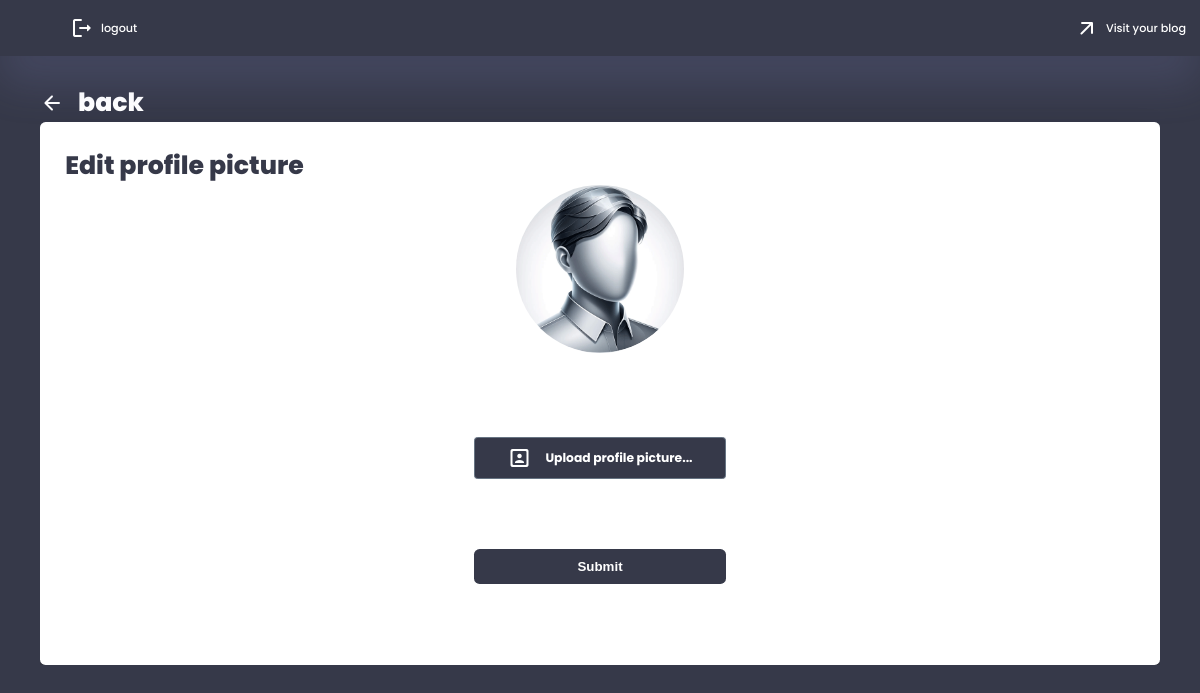
The app's page /auth/edit_profile_picture (signed in), older data.
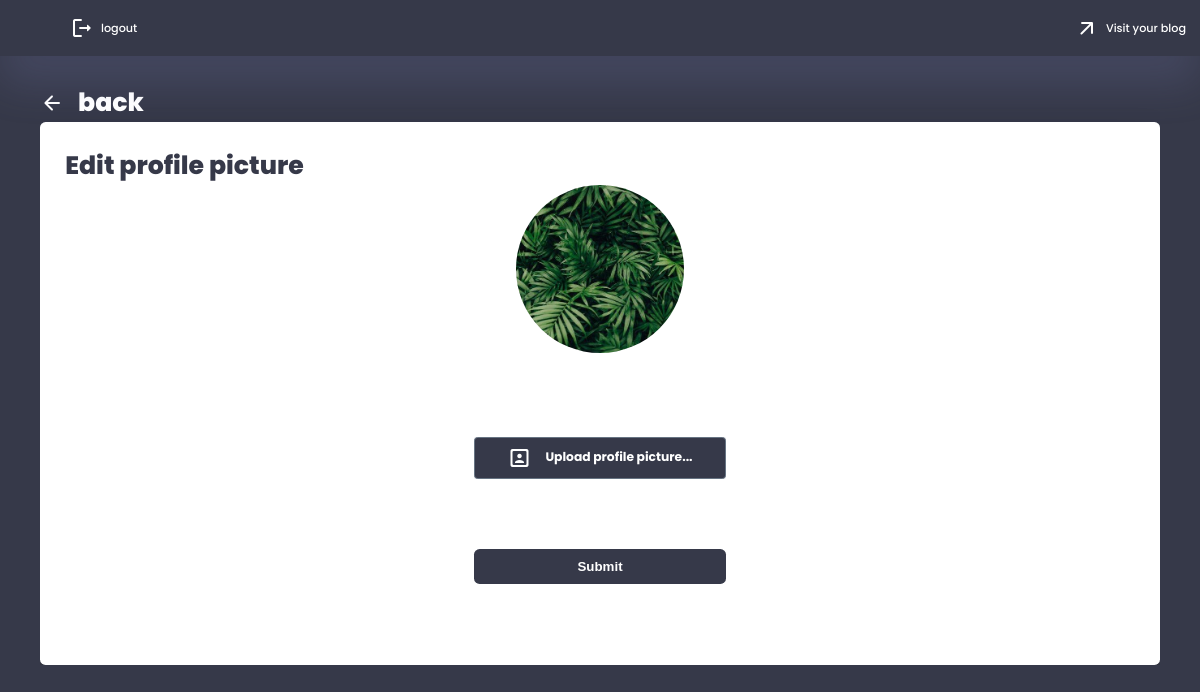
The same page, newer data.
### app/models/blog.py (models this page shows, shortened)
class Blog(db.Model, UserMixin):
    __tablename__ = 'blog'
    id = db.Column(db.Integer, primary_key=True)
    email = db.Column(db.String(120), unique=True, nullable=False)
    password = db.Column(db.String(80), nullable=False)
    subdomain = db.Column(db.String(100), unique=True, nullable=False)
    blog_title = db.Column(db.String(40), nullable=True)
    blog_subtitle = db.Column(db.String(100), nullable=True)
    blog_about = db.Column(db.Text, nullable=True)
    author = db.Column(db.String(100), nullable=True)
    author_bio = db.Column(db.Text, nullable=True)
    profile_pic = db.Column(db.String(20), nullable=True)
    header_pic = db.Column(db.String(20), nullable=True)
    created_at = db.Column(db.DateTime, nullable=False, default=datetime.utcnow)
    impressions = db.Column(db.Integer, default=0)
    is_block = db.Column(db.Boolean, default=False)
    posts = relationship('Post', back_populates='blog')
    comments = db.relationship('Comment', back_populates='blog')

### app/routes/auth_routes.py (the view)
@auth_routes.route('/edit_profile_picture', methods=['GET', 'POST'])
@login_required
def edit_profile_picture():
    blog = Blog.query.filter_by(id=current_user.id).first()
    form = ProfilePicForm(obj=blog)
    if form.validate_on_submit():
        if form.profile_pic.data:
            blog.profile_pic = save_profile_picture(form.profile_pic.data)
        db.session.commit()
        print(f'Header Pic changed/Form was valid; {blog.profile_pic}')
        return redirect(url_for('auth.admin_dashboard'))
    return render_template('auth/edit_profile_picture.html', current_user=current_user, form=form, blog=blog)

### app/forms/auth_forms.py
class ProfilePicForm(FlaskForm):
    profile_pic = FileField('Post Picture', validators=[
        FileAllowed(['jpg', 'jpeg', 'png', 'webp', 'gif'])], render_kw={'class': ''})
    submit = SubmitField('Submit')

### app/__init__.py (called while the page is built)
@login_manager.user_loader
def load_user(blog_id):
    return Blog.query.get(int(blog_id))

### app/routes/auth_routes.py (called while the page is built)
@auth_routes.before_request
def before_request():
    g.csrf_token = generate_csrf()  # from flask import g

### app/templates/auth/edit_profile_picture.html (shortened to what this page needs)
{% extends 'admin_base.html' %}
{% block admin %}
<a class="dashboard_title" href="{{ url_for('auth.setting') }}">
    <span class="material-icons-round">arrow_back</span>
    <h1>back</h1>
</a>
<div class="admin_panel">
    <h1>Edit profile picture</h1>
    <div class="edit_profile">
        {% if current_user.profile_pic %}
            <img class="profile_pic" src="{{url_for('static', filename='images/profile_pictures/' + current_user.profile_pic)}}">
            {% else %}
            <img class="profile_pic" src="{{url_for('static', filename='images/main/blank-profile-pic.png')}}">
        {% endif %}
        <form method="POST" enctype="multipart/form-data">
            <div class="custom-input">
                <label for="registerFile" class="custom-image-label"><span
                        class="material-icons-round">portrait</span>Upload profile picture...</label>
            </div>
            {{ form.submit(class="form_btn") }}
        </form>
    </div>
</div>
{% endblock %}

Row changes from the older to the newer data that the page shows:
now on this page (row edited): Blog: profile_pic (picture)
